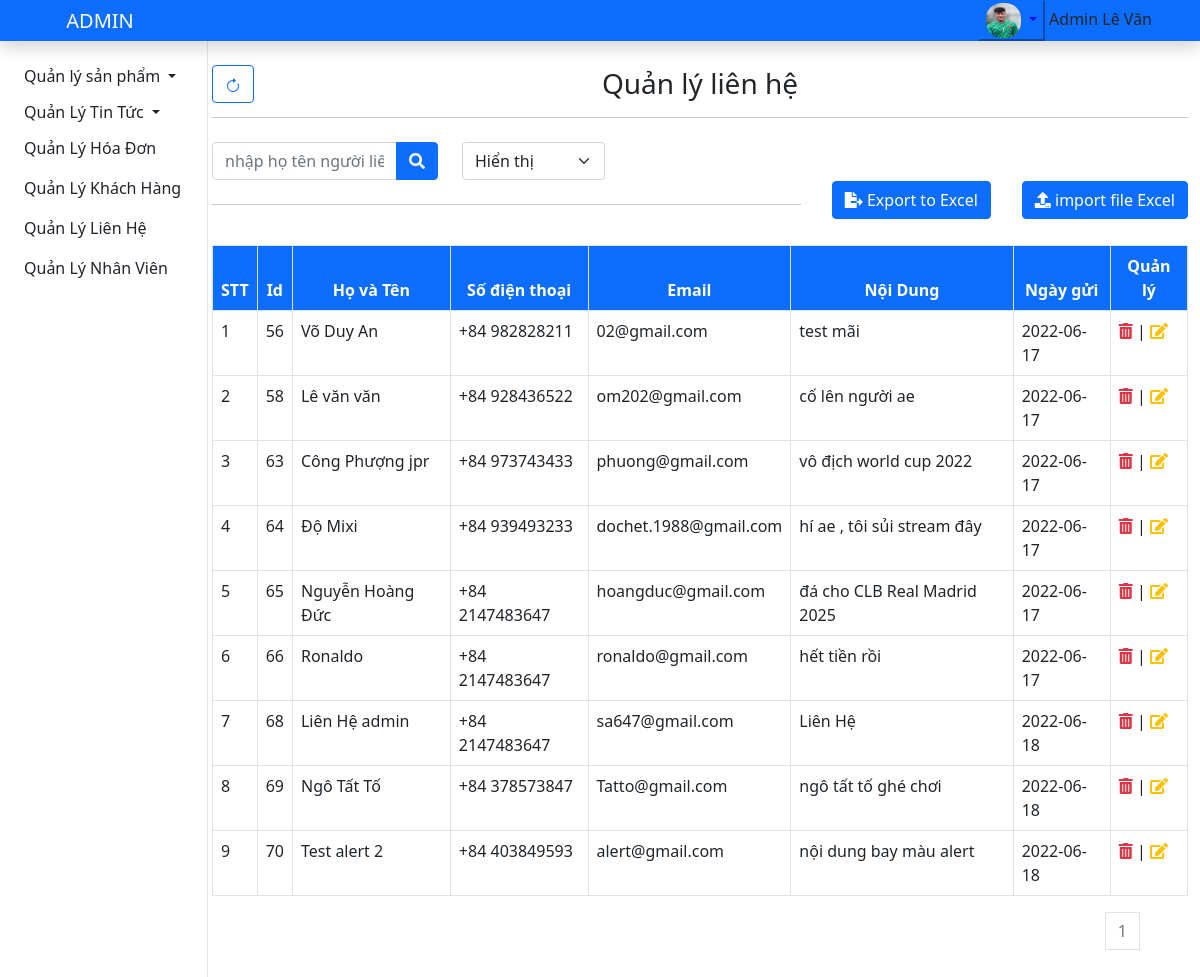
The page /admin/index.php?action=contact&act=contact (signed in) on the database its author committed.
### tables this page shows
CREATE TABLE `lienhe` (
  `id` int(11) NOT NULL COMMENT 'số thứ tự người gửi liên hệ  ,auto',
  `hoten` varchar(30) NOT NULL COMMENT 'họ tên người gủi liên hệ ',
  `sdt` int(11) NOT NULL COMMENT 'số điện thoại người liên hệ ',
  `email` char(100) NOT NULL COMMENT 'email người liên hệ ',
  `noidung` text NOT NULL COMMENT 'nội dung liên hệ/phản hồi',
  `thoigian` date DEFAULT NULL COMMENT 'ngày liên hệ ',
  `ngaysua` date DEFAULT NULL COMMENT 'ngày admin chỉnh  sửa '
);

### admin/models/connect.php (called while the page is built, shortened)
<?php
    class connect{
        private $db;
        public function __construct(){
            $dsn='mysql:host=localhost;dbname=shopgiay';
            $user='root';
            $pass='';
            try{
                $this->db=new PDO($dsn,$user,$pass,array(PDO::MYSQL_ATTR_INIT_COMMAND=>'SET NAMES utf8'));
            }catch(PDOException $e){
                die($e->getMessage());
            }
        }
        public function getIntance($select){
            $results=$this->db->query($select);
            $result=$results->fetch();
            return $result;
        }
        public function getList($select){
            $results=$this->db->query($select);
            return $results;
        }
    }
?>

### admin/models/admin.php (called while the page is built, shortened)
<?php
class Admin
{
    function get_one_statusAcc($id)
    {
        $db=new connect();
        $select="SELECT * FROM `admin` where id=$id";
        $result=$db->getIntance($select);
        return $result;
    }
}
?>

### admin/models/page.php (called while the page is built, shortened)
<?php
class Page
{
    function findStart($limit)
    {
        if (!isset($_GET['page']) || $_GET['page'] == 1) {
            $start = 0;
        } else {
            $start = ($_GET['page'] - 1) * $limit;
        }
        return $start;
    }
    function findPage($count, $limit)
    {
        $page = (($count % $limit) == 0) ? $count / $limit : floor($count / $limit) + 1;
        return $page;
    }
}
?>

### admin/models/contact.php (called while the page is built, shortened)
<?php
class Contact
{
    function getList_contact()
    {
        $db = new connect();
        $select = "SELECT * FROM `lienhe`";
        $result = $db->getList($select);
        return $result;
    }
    function get_page_contact($start, $limit)
    {
        $db = new connect();
        $select = "select * from lienhe limit " . $start . "," . $limit;
        $result = $db->getList($select);
        return $result;
    }
}
?>

### admin/views/contact.php (the view, shortened to what this page needs)
<?php
if (isset($id)) {
    $staAcc = new Admin();
    $results = $staAcc->get_one_statusAcc($id);
  } else {
  }
  if(isset($results['statusAcc'])){
    if ($results['statusAcc'] != 0) :
?>
<div>
    <br>
    <button class="btn btn-outline-primary" onclick="tai_lai_trang()">
    </button>
    <div class="text-center mt-3">
        <h3 style="margin-top: -52px;">Quản lý liên hệ </h3>
    </div>
    <hr>
<?php
if (isset($_GET['act'])) {
  if ($_GET['act'] == 'search_contact') {
      $act = 'search_contact';
  } else {
      $act = 'contact';
  }
  $limit = isset($_GET['limit']) && $_GET['limit'] != '' ? $_GET['limit'] : 10;
}
?>
 <div class="row mt-4 mb-4">
        <div class="col-md-3">
            <form action="index.php?action=contact&act=search_contact" class="form" method="POST">
                <div class="input-group">
                    <input type="text" class="form-control" name="SearchNameContact" placeholder="nhập họ tên người liên hệ ...">
                    <button class="btn btn-primary" type="submit"><i class="fas fa-search"></i></button>
                </div>
            </form>
        </div>
        <div class="col-md-2">
                <select class="form-select" id="limitpage_contact" onchange="function_limit_page_contact()">
                    <option value="">Hiển thị </option>
                </select>
        </div>
    </div>
    <div style="float: right; margin-top: -62px; margin-right:622px;"><button type="button" class="btn btn-primary">
        <a href="index.php?action=contact&act=view_add_contact" style="color: white ;"><i class="fas fa-plus"></i> Liên hệ</a>
        </button>
    </div>
    <div style="    float: right; margin-top: -23px; margin-left: 31px"><button type="button" class="btn btn-primary" data-bs-toggle="modal" data-bs-target="#import_data_contact">
       <i class="fas fa-upload"></i> import file Excel
        </button>
    </div>
    <div style="float: right; margin-top: -23px; margin-left: 31px">
    <form action="export_file/contact.php"  method="post">
        <button type="submit" class="btn btn-primary">
         <i class="fas fa-file-export"></i> Export to Excel
        </button>
        </form>
    </div>
    <hr>
<div class="mt-3 "> &emsp;
  <table class="table table-hover table-bordered">
    <thead class=" text-center bg bg-primary text-white">
      <tr>
        <th>STT</th>
        <th>Id</th>
        <th>Họ và Tên</th>
        <th>Số điện thoại</th>
        <th>Email</th>
        <th>Nội Dung </th>
        <th>Ngày gửi </th>
        <th>Quản lý</th>
      </tr>
    </thead>
    <tbody>
      <?php
      $p = new Page();
      $cont = new Contact();
      $start = $p->findStart($limit);
      $i = 1;
      if ($act == 'search_contact') {
        if ($_SERVER['REQUEST_METHOD'] == 'POST') {
          $input_Search = $_POST['SearchNameContact'];
          $results = $cont->search_contact($input_Search);
          $countSearch = $results->rowCount();
          echo '<div class="ms-3 text-start text-primary" >
                  <a href="index.php?action=contact&act=contact" class="fas fa-angle-left" style="font-size:30px"></a>
                </div>
                <div >
                  <p><h5>Kết quả tìm kiếm thấy ' . $countSearch . ' liên hệ tên ' . $input_Search . '</h5></p>
                </div>';
        }
      } else {
        $results = $cont->getList_contact();
        $count = $results->rowCount();
        $results = $cont->get_page_contact($start, $limit);
        $page = $p->findPage($count, $limit);
      }
      while ($row = $results->fetch()) :
        $id = $row['id'];
      ?>
        <tr>
          <td><?php echo $i++ ?></td>
          <td><?php echo  $id ?></td>
          <td><?php echo $row['hoten']  ?></td>
          <td><?php echo "+84 " . $row['sdt']  ?></td>
          <td><?php echo $row['email']  ?></td>
          <td><?php echo $row['noidung']  ?></td>
          <td><?php echo $row['thoigian']  ?></td>
          <td>
            <a> <i onclick="Delete_Contact('<?php echo $id; ?>')" class="fas fa-trash-alt text-danger"></i></a> |
            <a href="index.php?action=contact&act=edit_contact&id=<?php echo $row['id'] ?>"> <i class="fas fa-edit text-warning"></i></a>
          </td>
        </tr>
      <?php
      endwhile;
      ?>
    </tbody>
  </table>
  <div class="text-end mb-5 mt-2 me-5">
    <nav class="page-nav">
      <ul class="pagination ">
        <?php
        if ($act == "contact") :
          for ($i = 1; $i <= $page; $i++) {
        ?>
            <li><a href="index.php?action=contact&act=contact&page=<?php echo $i ?>" class="page-link text-secondary"><?php echo $i ?></a></li>
        <?php
          }
        endif;
        ?>
      </ul>
    </nav>
  </div>
</div>
<?php
else :
    echo '<meta http-equiv="refresh" content="0;url=./index.php?action=login&act=logout"/>';
?>
<?php
endif;
}else {
}
?>

### admin/assets/css/style.css (style rules this page uses)
:root { --main-color: rgb(5, 61, 163); --main-bg-color: rgba(23, 104, 255, 0.629); --text-button:rgb(255, 255, 255); --bg-color: rgb(255, 255, 255); }
a { text-decoration: none; color: #222; }
.page-nav { display: inline-block; }

### rows shown on the page
lienhe: id "56", hoten "Võ Duy An", sdt "982828211", email "02@gmail.com", noidung "test mãi", thoigian "2022-06-17"
lienhe: id "58", hoten "Lê văn văn", sdt "928436522", email "om202@gmail.com", noidung "cố lên người ae", thoigian "2022-06-17"
lienhe: id "63", hoten "Công Phượng jpr", sdt "973743433", email "phuong@gmail.com", noidung "vô địch world cup 2022", thoigian "2022-06-17"
lienhe: id "64", hoten "Độ Mixi", sdt "939493233", email "dochet.1988@gmail.com", noidung "hí ae , tôi sủi stream đây", thoigian "2022-06-17"
lienhe: id "65", hoten "Nguyễn Hoàng Đức", sdt "2147483647", email "hoangduc@gmail.com", noidung "đá cho CLB Real Madrid 2025", thoigian "2022-06-17"
lienhe: id "66", hoten "Ronaldo", sdt "2147483647", email "ronaldo@gmail.com", noidung "hết tiền rồi", thoigian "2022-06-17"
lienhe: id "68", hoten "Liên Hệ admin", sdt "2147483647", email "sa647@gmail.com", noidung "Liên Hệ", thoigian "2022-06-18"
lienhe: id "69", hoten "Ngô Tất Tố", sdt "378573847", email "Tatto@gmail.com", noidung "ngô tất tố ghé chơi", thoigian "2022-06-18"
lienhe: id "70", hoten "Test alert 2", sdt "403849593", email "alert@gmail.com", noidung "nội dung bay màu alert", thoigian "2022-06-18"

### other values the page prints
$_SESSION['hoten_nv'] "Admin Lê Văn"
